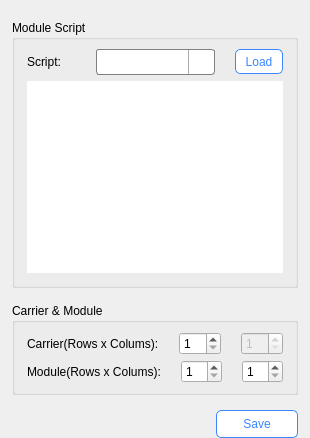
                   <widget class="QWidget" name="tab_setOpenShortSpec">
                    <property name="enabled">
                     <bool>true</bool>
                    </property>
                    <attribute name="title">
                     <string>Model Info</string>
                    </attribute>
                    <layout class="QVBoxLayout" name="verticalLayout_21">
                     <property name="leftMargin">
                      <number>12</number>
                     </property>
                     <property name="topMargin">
                      <number>20</number>
                     </property>
                     <property name="rightMargin">
                      <number>12</number>
                     </property>
                     <property name="bottomMargin">
                      <number>0</number>
                     </property>
                     <item>
                      <layout class="QVBoxLayout" name="verticalLayout_23">
                       <property name="spacing">
                        <number>15</number>
                       </property>
                       <property name="bottomMargin">
                        <number>0</number>
                       </property>
                       <item>
                        <widget class="QGroupBox" name="groupBox_9">
                         <property name="title">
                          <string>Module Script</string>
                         </property>
                         <layout class="QVBoxLayout" name="verticalLayout_62">
                          <property name="leftMargin">
                           <number>12</number>
                          </property>
                          <property name="topMargin">
                           <number>9</number>
                          </property>
                          <property name="rightMargin">
                           <number>12</number>
                          </property>
                          <property name="bottomMargin">
                           <number>12</number>
                          </property>
                          <item>
                           <layout class="QHBoxLayout" name="horizontalLayout_6" stretch="1,1,1">
                            <property name="spacing">
                             <number>20</number>
                            </property>
                            <property name="sizeConstraint">
                             <enum>QLayout::SizeConstraint::SetNoConstraint</enum>
                            </property>
                            <property name="rightMargin">
                             <number>0</number>
                            </property>
                            <property name="bottomMargin">
                             <number>0</number>
                            </property>
                            <item>
                             <widget class="QLabel" name="label_3">
                              <property name="enabled">
                               <bool>true</bool>
                              </property>
                              <property name="text">
                               <string>Script:</string>
                              </property>
                             </widget>
                            </item>
                            <item>
                             <widget class="QComboBox" name="cb_ScriptFilePath">
                              <property name="enabled">
                               <bool>true</bool>
                              </property>
                              <property name="minimumSize">
                               <size>
                                <width>119</width>
                                <height>26</height>
                               </size>
                              </property>
                              <property name="maximumSize">
                               <size>
                                <width>16777215</width>
                                <height>26</height>
                               </size>
                              </property>
                              <property name="styleSheet">
                               <string notr="true">QComboBox {
    border: 1px solid gray;
    border-radius: 3px;
    padding: 1px 18px 1px 3px;
    min-width: 6em;
}
QComboBox::disabled {
    border: 1px solid gray;
    border-radius: 3px;
    padding: 1px 18px 1px 3px;
    min-width: 6em;
	background-color:white;
}


QComboBox::drop-down {
    subcontrol-origin: padding;
    subcontrol-position: top right;
    width: 25px;

    border-left-width: 1px;
    border-left-color: darkgray;
    border-left-style: solid; /* just a single line */
    border-top-right-radius: 3px; /* same radius as the QComboBox */
    border-bottom-right-radius: 3px;
}

QComboBox::down-arrow {
    image: url(:/icon/res/icon/down_b_arrow_icon.png)
}

QComboBox::down-arrow:disabled {
    image: url(:/icon/res/icon/down_b_arrow_icon_gray.jpg)
}

QComboBox::down-arrow:on { /* shift the arrow when popup is open */
    top: 1px;
    left: 1px;
}</string>
                              </property>
                              <property name="editable">
                               <bool>true</bool>
                              </property>
                              <property name="minimumContentsLength">
                               <number>0</number>
                              </property>
                              <property name="duplicatesEnabled">
                               <bool>false</bool>
                              </property>
                              <property name="frame">
                               <bool>true</bool>
                              </property>
                             </widget>
                            </item>
                            <item>
                             <layout class="QHBoxLayout" name="horizontalLayout_8" stretch="1">
                              <property name="spacing">
                               <number>20</number>
                              </property>
                              <item>
                               <widget class="QPushButton" name="pb_loadscript">
                                <property name="enabled">
                                 <bool>true</bool>
                                </property>
                                <property name="sizePolicy">
                                 <sizepolicy hsizetype="Preferred" vsizetype="Fixed">
                                  <horstretch>0</horstretch>
                                  <verstretch>0</verstretch>
                                 </sizepolicy>
                                </property>
                                <property name="minimumSize">
                                 <size>
                                  <width>0</width>
                                  <height>25</height>
                                 </size>
                                </property>
                                <property name="maximumSize">
                                 <size>
                                  <width>16777215</width>
                                  <height>25</height>
                                 </size>
                                </property>
                                <property name="styleSheet">
                                 <string notr="true">QPushButton{
	color: rgb(58, 134, 255);
	background-color: white;
	border: 1px solid rgb(58, 134, 255);
	border-radius: 5px;
}
/*(QPushButton:hover{
	color: white;
	background-color: rgb(58, 134, 255);
	border-radius: 5px;
}*/
QPushButton:pressed {
	padding-top: 3px;
    padding-left: 3px;
 }
QPushButton:disabled {
	color: #7f7f7f;
	border: 1px solid rgb(127, 127, 127);
 }</string>
                                </property>
                                <property name="text">
                                 <string>Load</string>
                                </property>
                                <property name="icon">
                                 <iconset resource="resources.qrc">
                                  <normaloff>:/icon/res/icon/refresh_arrow_icon.png</normaloff>:/icon/res/icon/refresh_arrow_icon.png</iconset>
                                </property>
                               </widget>
                              </item>
                             </layout>
                            </item>
                           </layout>
                          </item>
                          <item>
                           <widget class="QPlainTextEdit" name="plainTextEdit">
                            <property name="frameShape">
                             <enum>QFrame::Shape::NoFrame</enum>
                            </property>
                            <property name="frameShadow">
                             <enum>QFrame::Shadow::Sunken</enum>
                            </property>
                           </widget>
                          </item>
                         </layout>
                        </widget>
                       </item>
                       <item>
                        <widget class="QGroupBox" name="groupBox_7">
                         <property name="title">
                          <string>Carrier &amp;&amp; Module</string>
                         </property>
                         <layout class="QVBoxLayout" name="verticalLayout_56">
                          <property name="spacing">
                           <number>5</number>
                          </property>
                          <property name="leftMargin">
                           <number>12</number>
                          </property>
                          <property name="topMargin">
                           <number>9</number>
                          </property>
                          <property name="rightMargin">
                           <number>12</number>
                          </property>
                          <property name="bottomMargin">
                           <number>9</number>
                          </property>
                          <item>
                           <layout class="QHBoxLayout" name="horizontalLayout_21" stretch="1,1,1">
                            <property name="spacing">
                             <number>20</number>
                            </property>
                            <property name="rightMargin">
                             <number>0</number>
                            </property>
                            <property name="bottomMargin">
                             <number>0</number>
                            </property>
                            <item>
                             <widget class="QLabel" name="label_8">
                              <property name="text">
                               <string>Carrier(Rows x Colums):</string>
                              </property>
                             </widget>
                            </item>
                            <item>
                             <widget class="QSpinBox" name="spinBox_carrierCount">
                              <property name="minimum">
                               <number>1</number>
                              </property>
                              <property name="maximum">
                               <number>2</number>
                              </property>
                             </widget>
                            </item>
                            <item>
                             <widget class="QSpinBox" name="spinBox">
                              <property name="enabled">
                               <bool>false</bool>
                              </property>
                              <property name="minimum">
                               <number>1</number>
                              </property>
                              <property name="maximum">
                               <number>2</number>
                              </property>
                             </widget>
                            </item>
                           </layout>
                          </item>
                          <item>
                           <layout class="QHBoxLayout" name="horizontalLayout_27" stretch="1,1,1">
                            <property name="spacing">
                             <number>20</number>
                            </property>
                            <property name="rightMargin">
                             <number>0</number>
                            </property>
                            <property name="bottomMargin">
                             <number>0</number>
                            </property>
                            <item>
                             <widget class="QLabel" name="label_11">
                              <property name="text">
                               <string>Module(Rows x Colums):</string>
                              </property>
                             </widget>
                            </item>
                            <item>
                             <widget class="QSpinBox" name="spinBox_module_Rows">
                              <property name="minimum">
                               <number>1</number>
                              </property>
                              <property name="maximum">
                               <number>4</number>
                              </property>
                             </widget>
                            </item>
                            <item>
                             <widget class="QSpinBox" name="spinBox_module_columns">
                              <property name="minimum">
                               <number>1</number>
                              </property>
                              <property name="maximum">
                               <number>10</number>
                              </property>
                             </widget>
                            </item>
                           </layout>
                          </item>
                         </layout>
                        </widget>
                       </item>
                       <item>
                        <layout class="QHBoxLayout" name="horizontalLayout_19" stretch="1,1,1">
                         <property name="spacing">
                          <number>20</number>
                         </property>
                         <item>
                          <widget class="QLabel" name="label_4">
                           <property name="text">
                            <string/>
                           </property>
                          </widget>
                         </item>
                         <item>
                          <widget class="QLabel" name="label_6">
                           <property name="text">
                            <string/>
                           </property>
                          </widget>
                         </item>
                         <item>
                          <widget class="QPushButton" name="pb_SaveScript">
                           <property name="enabled">
                            <bool>true</bool>
                           </property>
                           <property name="sizePolicy">
                            <sizepolicy hsizetype="Preferred" vsizetype="Fixed">
                             <horstretch>0</horstretch>
                             <verstretch>0</verstretch>
                            </sizepolicy>
                           </property>
                           <property name="minimumSize">
                            <size>
                             <width>0</width>
                             <height>28</height>
                            </size>
                           </property>
                           <property name="maximumSize">
                            <size>
                             <width>16777215</width>
                             <height>28</height>
                            </size>
                           </property>
                           <property name="styleSheet">
                            <string notr="true">QPushButton{
	color: rgb(58, 134, 255);
	background-color: white;
	border: 1px solid rgb(58, 134, 255);
	border-radius: 5px;
}
/*(QPushButton:hover{
	color: white;
	background-color: rgb(58, 134, 255);
	border-radius: 5px;
}*/
QPushButton:pressed {
	padding-top: 3px;
    padding-left: 3px;
 }
QPushButton:disabled {
	color: #7f7f7f;
	border: 1px solid rgb(127, 127, 127);
 }</string>
                           </property>
                           <property name="text">
                            <string>Save</string>
                           </property>
                           <property name="icon">
                            <iconset resource="resources.qrc">
                             <normaloff>:/icon/res/icon/save_log.png</normaloff>:/icon/res/icon/save_log.png</iconset>
                           </property>
                          </widget>
                         </item>
                        </layout>
                       </item>
                      </layout>
                     </item>
                    </layout>
                   </widget>
